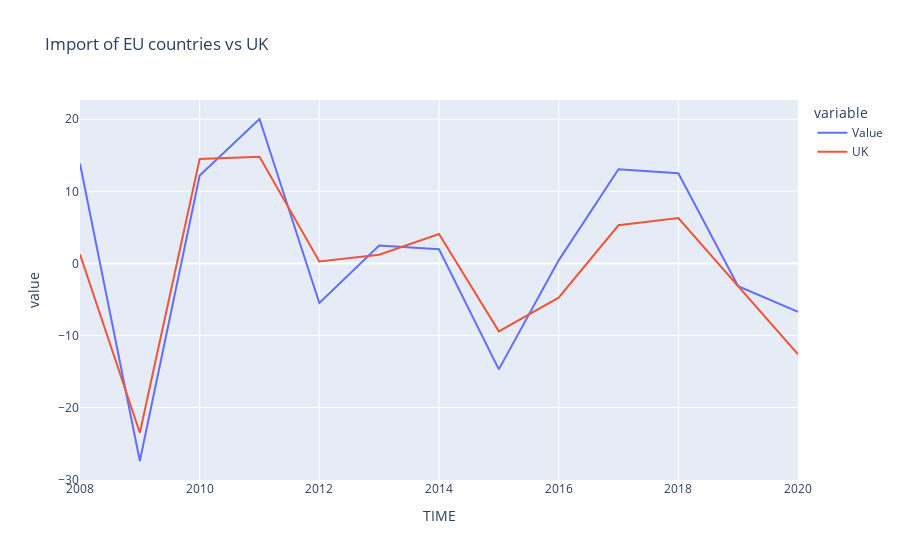

Notebook code for this chart:
### Code cell
#dataframe: import all countries vs UK in percentage change, previous period

df_im_eu_gbr = df_im_percent_eu[(df_im_percent_eu.LOCATION == 'GBR')]
df_im_eu_other = df_im_percent_eu[(df_im_percent_eu.LOCATION != 'GBR')]

gb_im_eu_other = df_im_eu_other.groupby('TIME')
df_im_eu_avg = gb_im_eu_other['Value'].mean()

fig_im_base_eu = px.line(df_im_eu_avg, title='Import of EU countries vs UK')
fig_im_base_eu.add_scatter(x=df_im_eu_gbr['TIME'], y=df_im_eu_gbr['Value'], mode='lines', name='UK')

fig_im_base_eu.show()

### Figure 1 — Plotly figure (JSON) as saved in the notebook; plotly's stock layout.template omitted (floating-point values rounded to 4 significant figures)
{"data": [{"hovertemplate": "variable=Value<br>TIME=%{x}<br>value=%{y}<extra></extra>", "legendgroup": "Value", "line": {"color": "#636efa", "dash": "solid"}, "marker": {"symbol": "circle"}, "mode": "lines", "name": "Value", "orientation": "v", "showlegend": true, "type": "scatter", "x": [2008, 2009, 2010, 2011, 2012, 2013, 2014, 2015, 2016, 2017, 2018, 2019, 2020], "xaxis": "x", "y": [13.85, -27.43, 12.2, 20.04, -5.494, 2.474, 1.949, -14.71, 0.4159, 13.06, 12.52, -3.171, -6.728], "yaxis": "y"}, {"mode": "lines", "name": "UK", "type": "scatter", "x": [2008, 2009, 2010, 2011, 2012, 2013, 2014, 2015, 2016, 2017, 2018, 2019, 2020], "y": [1.268, -23.51, 14.48, 14.79, 0.2599, 1.19, 4.068, -9.437, -4.766, 5.286, 6.294, -3.208, -12.62]}], "layout": {"legend": {"title": {"text": "variable"}, "tracegroupgap": 0}, "title": {"text": "Import of EU countries vs UK"}, "xaxis": {"anchor": "y", "domain": [0, 1], "title": {"text": "TIME"}}, "yaxis": {"anchor": "x", "domain": [0, 1], "title": {"text": "value"}}}}
